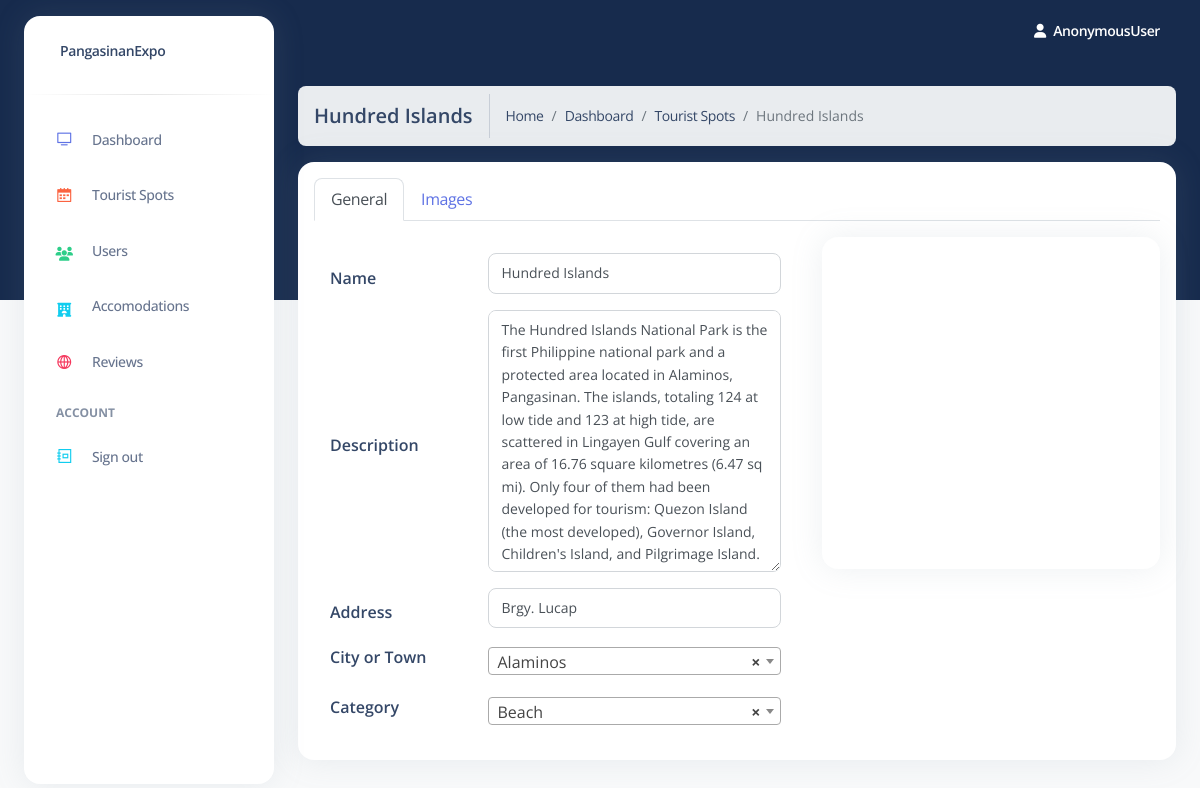
Screenshot of /tourist-spot/15/admin/ with the database file from the repository.
### home/models.py (models this page shows, shortened)
class TouristSpot(models.Model):
    name = models.CharField(max_length=100)
    description = models.TextField()
    address = models.CharField(max_length=100)
    city_or_town = models.CharField(
        max_length=100,
        choices=get_city_town_choices()
    )
    category = models.CharField(max_length = 100, choices = get_categories, null=True, blank = True)
    latitude = models.CharField(max_length=50)
    longitude = models.CharField(max_length=50)

### home/view/admin.py (the view)
# urls.py: path('tourist-spot/<int:pk>/admin/', tourist_spot, name="tourist-spot-admin"),
def tourist_spot(request, pk):
    spot = TouristSpot.objects.get(id=pk)
    context = {
        'spot': spot,
    }
    return render(request, 'home/admin/tourist_spot.html', context)

### home/templates/home/admin/tourist_spot.html (shortened to what this page needs)
{% extends 'home/admin/layout.html' %}
{% block head %}
    <link rel="stylesheet" href="/static/assets/css/splide.min.css">
    <link href="/static/assets/css/select2.min.css" rel="stylesheet" />
    <link href='https://api.mapbox.com/mapbox-gl-js/v2.7.0/mapbox-gl.css' rel='stylesheet' />
    <link rel="stylesheet" href="https://api.mapbox.com/mapbox-gl-js/plugins/mapbox-gl-directions/v4.0.0/mapbox-gl-directions.css" type="text/css" />
{% endblock %}
{% block content %}
<div class="container-fluid my-4">
    <nav aria-label="breadcrumb align-items-center">
        <ol class="breadcrumb d-flex align-items-center justify-content-between w-100">
            <div class="d-flex align-items-center">
                <h5 class="mt-2 d-none d-lg-block">{{ spot.name }}</h5>
                <li class="breadcrumb-item"><a href="javascript:;">Home</a></li>
                <li class="breadcrumb-item"><a href="javascript:;">Dashboard</a></li>
                <li class="breadcrumb-item"><a href="javascript:;">Tourist Spots</a></li>
                <li class="breadcrumb-item active" aria-current="page">{{ spot.name }}</li>
            </div>
        </ol>
    </nav>
    <div class="card p-3">
        <ul class="nav nav-tabs" id="myTab" role="tablist">
          <li class="nav-item" role="presentation">
            <a class="nav-link active" id="home-tab" data-bs-toggle="tab" href="#general" role="tab" aria-controls="home" aria-selected="true">General</a>
          </li>
          <li class="nav-item" role="presentation">
            <a class="nav-link" id="profile-tab" data-bs-toggle="tab" href="#images" role="tab" aria-controls="profile" aria-selected="false">Images</a>
          </li>
        </ul>
        <div class="tab-content mt-3" id="myTabContent">
          <div class="tab-pane fade show active" id="general" role="tabpanel" aria-labelledby="home-tab">
            <div class="row">
                <div class="col-md-7">
                    <form class="p-3">
                        <div class="row">
                            <div class="col-md-4 align-self-center">
                            <h6 class="label text-md" for="#firstName">Name</h6>
                            </div>
                            <div class="col-md-8 align-self-center">
                            <div class="form-group">
                                <input id="firstName" name="name" class="form-control" type="text" value="{{ spot.name }}" required="required">
                            </div>
                            </div>
                        </div>
                        <div class="row">
                            <div class="col-md-4 align-self-center">
                            <h6 class="label text-md" for="#firstName">Description</h6>
                            </div>
                            <div class="col-md-8 align-self-center">
                                <div class="form-group">
                                    <textarea class="form-control" name="description" id="desc_textarea" rows="1" oninput="autoResize(this)">{{ spot.description }}</textarea>
                                </div>
                            </div>
                        </div>
                        <div class="row">
                            <div class="col-md-4 align-self-center">
                            <h6 class="label text-md" for="#firstName">Address</h6>
                            </div>
                            <div class="col-md-8 align-self-center">
                            <div class="form-group">
                                <input id="firstName" name="address" class="form-control" type="text" value="{{ spot.address }}" required="required">
                            </div>
                            </div>
                        </div>
                        <div class="row">
                            <div class="col-md-4 align-self-center">
                            <h6 class="label text-md" for="#firstName">City or Town</h6>
                            </div>
                            <div class="col-md-8 align-self-center">
                            </div>
                        </div>
                        <div class="row mt-3">
                            <div class="col-md-4 lign-self-center">
                            <h6 class="label text-md" for="#firstName">Category</h6>
                            </div>
                            <div class="col-md-8 align-self-center">
                            </div>
                        </div>
                    </form>
                </div>
                <div class="col-md-5">
                    <div class="card p-3">
                        <div id="map"></div>
                    </div>
                </div>
            </div>
          </div>
        </div>
    </div>
</div>
{% endblock %}

### home/templates/home/admin/tourist_spot.html (style rules this page uses)
#map { width: 100%; height: 300px; }

### rows the page displays
TouristSpot: name "Hundred Islands", description "The Hundred Islands National Park is the first Philippine national park and a protected area located in Alaminos, Pangasinan. The islands, totaling 124 at low tide and 123 at high tide, are scattered in Lingayen Gulf covering an area of 16.76 square kilometres (6.47 sq mi). Only four of them had been developed for tourism: Quezon Island (the most developed), Governor Island, Children's Island, and Pilgrimage Island.", address "Brgy. Lucap"

### other values shown
{{ request.user }} "AnonymousUser"
